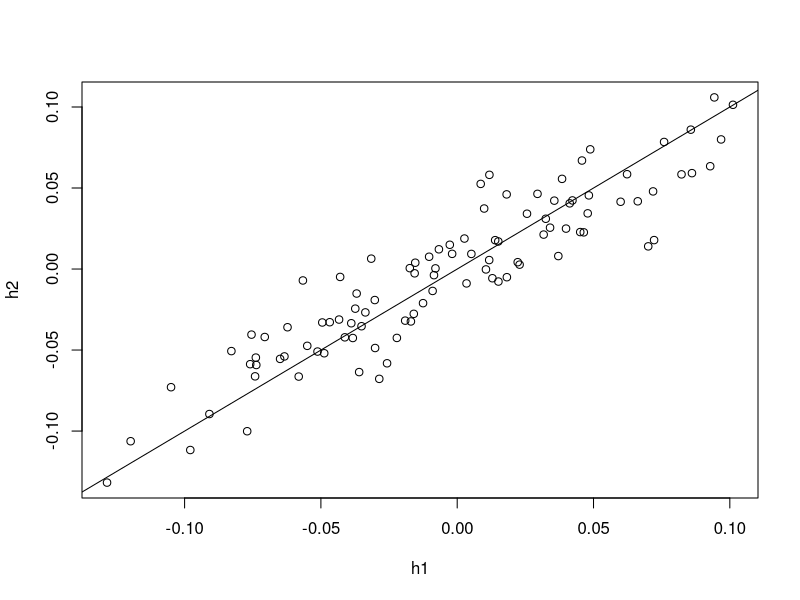

The R source for this figure:
library(pracma)
n <- 100
p <- 20
X <- randn(n, p) #%*% randn(p)
x0 <- rnorm(p)

h1 <- as.numeric(t(x0) %*% solve(t(X) %*% X, t(X)))
z <- as.numeric(X %*% x0)
h2 <- sum(x0^2) * z/sum(z^2)
plot(h1, h2)
abline(0, 1)
list(c(sum(abs(h1)), sum(abs(h2))),
     c(sum(h1^2), sum(h2^2)))
